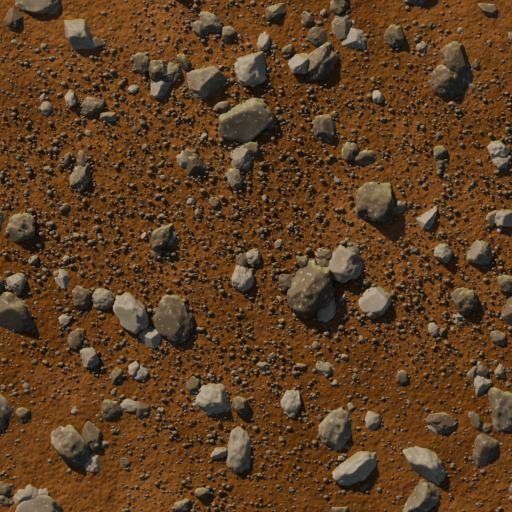
#> input picture dev/tex-backup/dirt_tropical.png, 512 x 512 px
$ python warm_stones.py ../tex-backup/dirt_tropical.png ../tex-backup/brick_keep.png out.png
#> lines starting #> are read from the running program, lines starting #| are printed output that depends on the picture; after the words box and inside, x2 and y2 are one past the last pixel; in counts of white or black regions, pixels touching at a corner belong together
"""Цвет камней грунта по маске (критик r36, замки: «холодная серо-голубая галька; в эталоне тёплые серо-бежевые глыбы с
лишайником»). Тема замков усиливает зелёный и синий (gain [1, 1.45, 1.85] — для рыжей земли), поэтому нейтральные камни
текстуры на экране голубеют; здесь они заранее сдвигаются в тёплую сторону.

python dev/tools/warm_stones.py <родная.png|webp> <маска.png> <выход.png> [--ratio 1,0.66,0.475] [--mix 0.85] [--lichen 0.14] [--seed 4]
затем: python dev/make_native.py <выход.png> dirt_castle --no-match --lossy --quality 90

Маска — камни, как их разложил генератор (dev/blender/make_soil.py, SOIL_MASK=…), того же размера, что и родная.
ratio — цвет камня (отношение каналов) в самой текстуре: на экране ×gain темы — тёплый серо-бежевый эталона (126/110/102);
яркость каждого пикселя прежняя (свет и тени камня из рендера), цвет — ratio, mix — доля замены (остаток — прежний оттенок).
Прежнее «×k» не годилось: синие тени камней после подгонки палитры оставались синими.
lichen — доля площади камней с пятнами лишайника (бледно-серо-зелёные крапины 1–4 ед., как на эталоне).
"""
import argparse

import numpy as np
from PIL import Image
from scipy import ndimage as nd

Image.MAX_IMAGE_PIXELS = None


def main():
    ap = argparse.ArgumentParser()
    ap.add_argument('src'); ap.add_argument('mask'); ap.add_argument('out')
    ap.add_argument('--ratio', default='1,0.66,0.475'); ap.add_argument('--mix', type=float, default=0.85); ap.add_argument('--lichen', type=float, default=0.14)
    ap.add_argument('--seed', type=int, default=4)
    a = ap.parse_args()
    img = np.asarray(Image.open(a.src).convert('RGB'), dtype=np.float32)
    m = np.asarray(Image.open(a.mask).convert('L'), dtype=np.float32) / 255
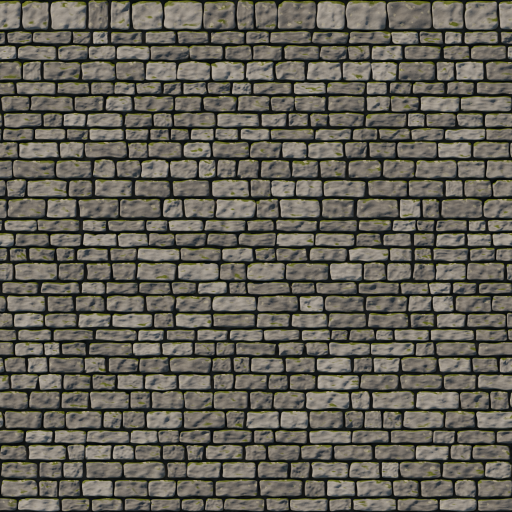
#> input picture dev/tex-backup/brick_keep.png, 512 x 512 px
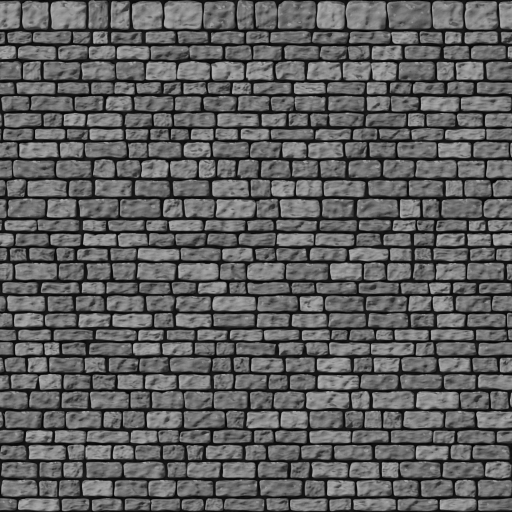
#> m: shape (512, 512) float32; min 0.00784, max 0.702, mean 0.377
    if m.shape != img.shape[:2]:
        m = np.asarray(Image.fromarray((m * 255).astype(np.uint8)).resize(img.shape[1::-1], Image.BILINEAR), np.float32) / 255
    w = np.clip(nd.gaussian_filter(m, 1.0, mode='wrap') * 1.2, 0, 1)[..., None]   # мягкая кромка — без цветного ореола
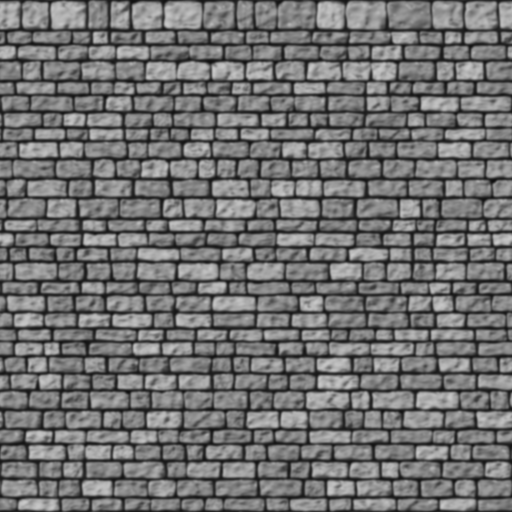
#> w: shape (512, 512, 1) float32; min 0.0591, max 0.789, mean 0.452
    ratio = np.array([float(v) for v in a.ratio.split(',')], np.float32); Y = np.array([0.299, 0.587, 0.114], np.float32)
    L0 = img @ Y
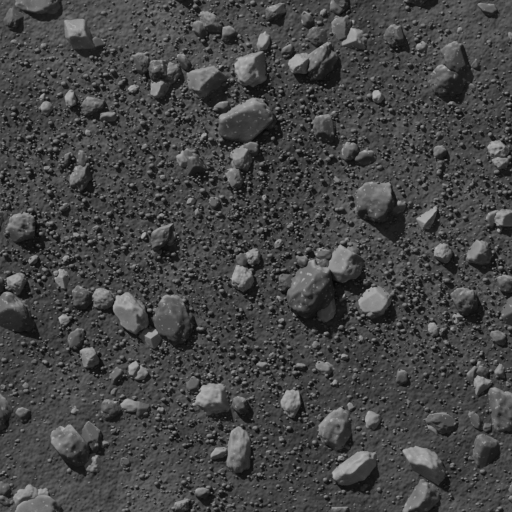
#> L0: shape (512, 512) float32; min 4.85, max 182, mean 69.3
    warm = L0[..., None] * ratio / float(ratio @ Y)                         # яркость прежняя — цвет из ratio
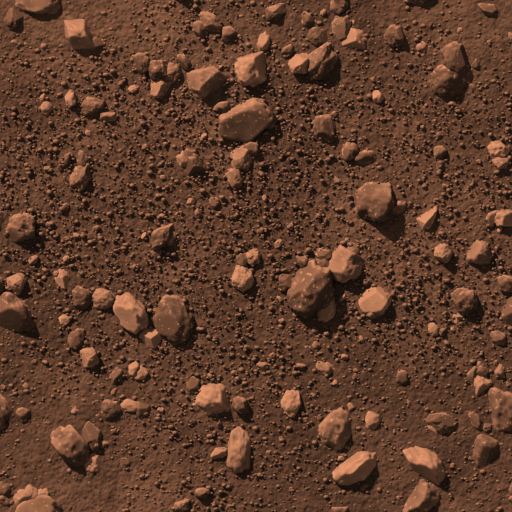
#> warm: shape (512, 512, 3) float32; mean of channels 0, 1, 2 93.6, 61.8, 44.5; drawn as R, G, B
    out = img * (1 - w * a.mix) + warm * (w * a.mix)
    if a.lichen > 0:
        rng = np.random.default_rng(a.seed); H, W = m.shape
#> after `H, W = m.shape`: H = 512; W = 512
        g = nd.gaussian_filter(rng.standard_normal((H, W)).astype(np.float32), 6, mode='wrap')
        g2 = nd.gaussian_filter(rng.standard_normal((H, W)).astype(np.float32), 1.2, mode='wrap')
        g = (g - g.mean()) / (g.std() + 1e-9); g2 = (g2 - g2.mean()) / (g2.std() + 1e-9)
        sel = m > 0.5
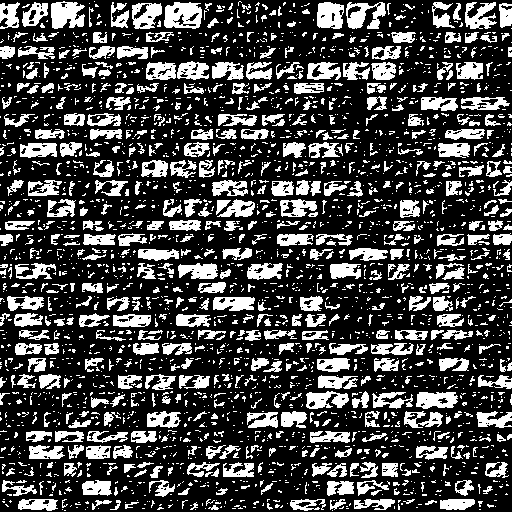
#> sel: shape (512, 512) bool; 27.4% white; 2591 white regions (2013 under 20 px), largest, box (x1, y1, x2, y2) and area: (164, 2, 202, 29) 763, (51, 1, 85, 29) 706, (346, 2, 386, 29) 632
        thr = np.quantile(g[sel], 1 - a.lichen) if sel.any() else 9
#> thr = 1.05
        lk = np.clip((g - thr) / 0.4, 0, 1) * np.clip(0.6 + 0.4 * g2, 0, 1) * m * 0.55
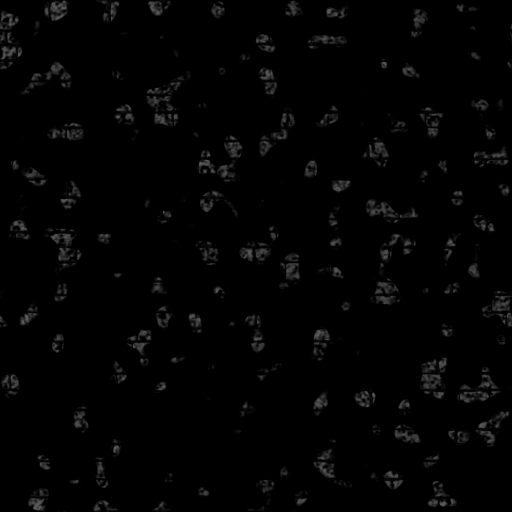
#> lk: shape (512, 512) float32; min 0, max 0.373, mean 0.0129
        lc = np.array([120, 92, 70], np.float32)                           # до gain темы: на экране бледно-серо-зелёный
        Lo = out @ np.array([0.299, 0.587, 0.114], np.float32)
        out = out * (1 - lk[..., None]) + (lc * (0.6 + 0.6 * Lo / 140)[..., None]) * lk[..., None]
        print('lichen: %.3f of stone area' % ((lk > 0.1).sum() / max(1, sel.sum())))
#| lichen: 0.197 of stone area
    print('stones: %.3f of texture' % (m > 0.5).mean())
#| stones: 0.274 of texture
    Image.fromarray(np.clip(out, 0, 255).round().astype(np.uint8)).save(a.out)


if __name__ == '__main__':
    main()
